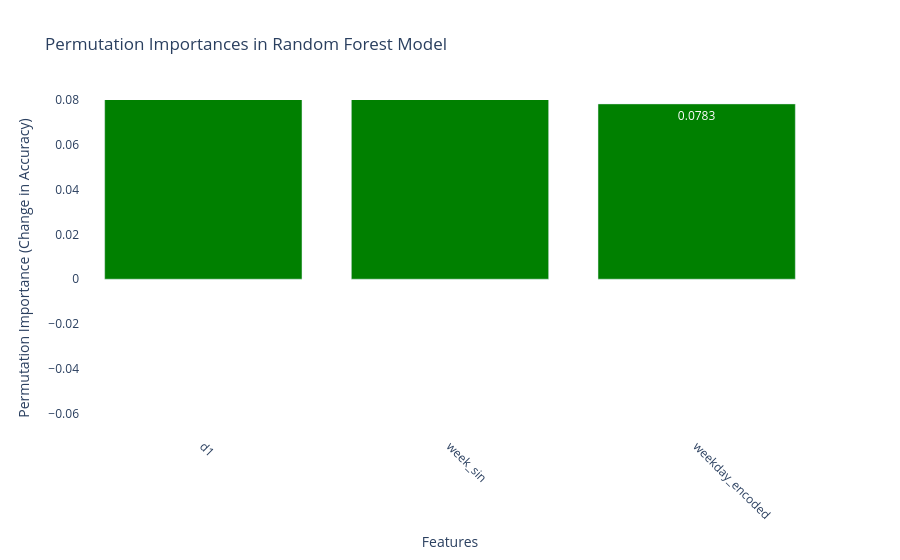

Write notebook code for a chart like this one.
### Code cell
import plotly.graph_objects as go

# Permutation importance values (from your report)

# Create a bar chart using Plotly
fig = go.Figure(data=[go.Bar(
    x=features,
    y=perm_importance.importances_mean,
    marker_color=[ 'green' if x >= 0 else 'red' for x in perm_importance.importances_mean],  # Green for positive, red for negative
    text=[f'{x:.4f}' for x in perm_importance.importances_mean],  # Display values on bars
    textposition='auto'  # Position text above bars
)])

# Customize the layout
fig.update_layout(
    title='Permutation Importances in Random Forest Model',
    xaxis_title='Features',
    yaxis_title='Permutation Importance (Change in Accuracy)',
    xaxis={'tickangle': 45},  # Rotate x-axis labels for readability
    yaxis={'range': [-0.07, 0.08]},  # Set y-axis range for better visibility
    bargap=0.2,  # Gap between bars
    plot_bgcolor='white',  # Background color
    showlegend=False  # No legend needed for a single bar chart
)

# Show the interactive plot
fig.show()

### Figure 1 — Plotly figure (JSON) as saved in the notebook; plotly's stock layout.template omitted (floating-point values rounded to 4 significant figures)
{"data": [{"marker": {"color": ["green", "green", "green"]}, "text": ["0.1217", "0.1652", "0.0783"], "textposition": "auto", "type": "bar", "x": ["d1", "week_sin", "weekday_encoded"], "y": [0.1217, 0.1652, 0.07826]}], "layout": {"bargap": 0.2, "plot_bgcolor": "white", "showlegend": false, "title": {"text": "Permutation Importances in Random Forest Model"}, "xaxis": {"tickangle": 45, "title": {"text": "Features"}}, "yaxis": {"range": [-0.07, 0.08], "title": {"text": "Permutation Importance (Change in Accuracy)"}}}}
